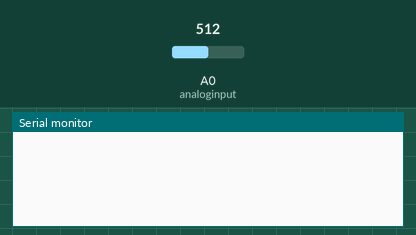
Simulated run of this sketch. Board: Arduino Leonardo, built with avr-gcc and run on an emulated ATmega32U4. Shown: the last lines printed to the serial monitor. The test bench sets the inputs (shaded band); at power-on: A0 (analoginput) = 512.

Above: at 1.2 s.
1.3 s: A0 (analoginput) set to 716
At 3.4 s:
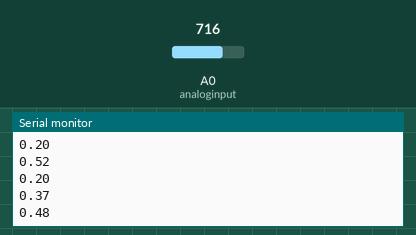
3.7 s: A0 (analoginput) set to 900
At 6.0 s:
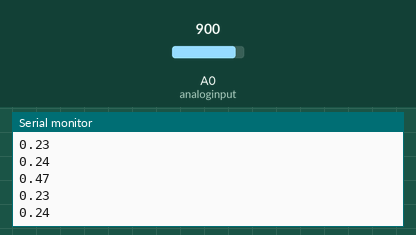
Timing chart, 0 to 7.5 s (numbered marks = the images above; inputs shaded):
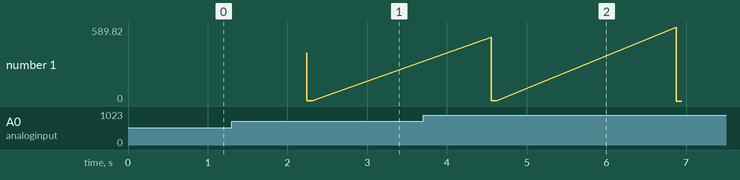

The sketch:

fftarduino.ino
```cpp
/* ----------------------- Inclusion of Own Headers ------------------------ */
#include "complex.h"
#include "fft.h"
/* ---------------------- Constants to Exit Functions ----------------------- */
#define SUCCEED 1 /* Succeeded ending in function execution */
#define FAIL 0 /* Failed ending in function execution */
/* ---------------------- Analysis in Frequency Domain ---------------------- */
#define FORWARD 1 /* Forward direction for FFT computation */
#define REVERSE 0 /* Reverse direction for FFT computation */
/********** Symbolic Constants ***********/
/* -------- Default Values for Iteration in Time & Frequency Domain --------- */
#define SAMPLES 256


static COMPLEX_T Signal[SAMPLES];
static COMPLEX_T Signal_FFT[SAMPLES];

const int analoginput = A0;
int entrada = 0;
bool rd = false; // lectura realizada
int counter = 0;

int dir = FORWARD;
int power;


void transmitir_datos(COMPLEX_T* Signal){

  for ( int i = 0; i < SAMPLES / 2; i++ ){
    Serial.println(cplx_Magnitude( Signal[i])/100000);
  }
}

void setup() {
  Serial.begin(9600); // serial init
  // setup interrupts
  cli();//stop interrupts
  TCCR4A = 0;
  TCCR4B = 0;
  TCNT4 = 0;
  OCR4A = 50 / 1;
  TCCR4B |= (1 << WGM12);
  TCCR4B |= (0 << CS42) | (1 << CS41) | (0 << CS40);
  TIMSK4 |= (1 << OCIE4A);
  sei();//allow interrupts

  power = Find_Power( SAMPLES );
}

void loop() {
  if(rd){
    Signal[counter].real = entrada/1;
    counter++;
    rd = false;
  }
  if(counter > 255){
    cli();//stop interrupts
    for(int j = 0; j<SAMPLES;j++){
      Signal_FFT[j] = Signal[j];
    }
  Compute_FFT( dir, power, Signal_FFT );
  transmitir_datos(Signal_FFT);
  counter = 0;
  sei();//allow interrupts
  }
}

// Timer Interrupt
ISR(TIMER4_COMPA_vect) {
  entrada = analogRead(analoginput);
//  Serial.println(entrada);
  rd = true;
}
```

complex.c
```cpp
/* Ruler 1         2         3         4         5         6         7        */

/********************************  complex.c  *********************************/
/*                                                                            */
/*   Purpose: Module to perform some basic operations with complex numbers    */
/*                                                                            */
/*   Origin:  Module tested and documented by jcgiraldo, since June 4th, 2013 */
/*                                                                            */
/*   Notes:   None                                                            */
/*                                                                            */
/*   DATE         RESPONSIBLE  COMMENT                                        */
/*   -----------------------------------------------------------------------  */
/*   Mar 01/2019  J.C.Giraldo  cplx_Divide was incorporated                   */
/*   Nov 07/2017  J.C.Giraldo  complex was changed to COMPLEX_T               */
/*   Nov 07/2017  J.C.Giraldo  cplx_Phase was incorporated                    */
/*   Nov 07/2017  J.C.Giraldo  cplx_Ratio was incorporated                    */
/*   Jun 05/2013  J.C.Giraldo  Initial implementation                         */
/*                                                                            */
/******************************************************************************/

/*********************** Directives of C Pre-processor ************************/

/************************** Conditional Compilation ***************************/

#define DEBUGGING                 /* Use directive when debugging some lines  */


/**************************** Symbolic  Constants *****************************/

/* ---------------------- Constants to Exit Functions ----------------------- */

#define SUCCEED              1    /* Succeeded ending in function execution   */
#define FAIL                 0    /* Failed    ending in function execution   */


/********************************** Headers ***********************************/

/* ------------------------ Inclusion of Std Headers ------------------------ */

#include <stdio.h>  /* Due to fprintf           */
#include <stdlib.h> /* Due to exit              */
#include <math.h>   /* Due to sqrt, atan2, fabs */

/* ----------------------- Inclusion of Other Headers ----------------------- */

#include "complex.h"


/*****************************  Public Functions  *****************************/

/* ---------------------------- Complex Numbers ----------------------------- */

/*FN****************************************************************************
*
*   COMPLEX_T cplx_Set( double real, double imag );
*
*   Return:          Initiates a complex number from real and imaginary numbers
*
*   Purpose:         Set values for real and imaginary components
*
*   Register of Revisions (Debugging Process):
*
*   DATE         RESPONSIBLE  COMMENT
*   ------------------------------------------------------------------------
*   Jun 04/2013  J.C.Giraldo  Initial implementation
*
*******************************************************************************/

COMPLEX_T
cplx_Set( double real, double imag )
{
COMPLEX_T tmp = { real, imag };

return tmp;

} /* cplx_Set */


/*FN****************************************************************************
*
*   double cplx_Get_Real( COMPLEX_T );
*
*   Purpose:         Return the real part of a complex number
*
*   Register of Revisions (Debugging Process):
*
*   DATE         RESPONSIBLE  COMMENT
*   ------------------------------------------------------------------------
*   Jun 04/2013  J.C.Giraldo  Initial implementation
*
*******************************************************************************/

double
cplx_Get_Real( COMPLEX_T a )
{
return a.real;

} /* cplx_Get_Real */


/*FN****************************************************************************
*
*   double cplx_Get_Imag( COMPLEX_T );
*
*   Purpose:         Return the imaginary part of a complex number
*
*   Register of Revisions (Debugging Process):
*
*   DATE         RESPONSIBLE  COMMENT
*   ------------------------------------------------------------------------
*   Jun 04/2013  J.C.Giraldo  Initial implementation
*
*******************************************************************************/

double
cplx_Get_Imag( COMPLEX_T a )
{
return a.imag;

} /* cplx_Get_Imag */


/*FN****************************************************************************
*
*   int cplx_Swap( COMPLEX_T *a, COMPLEX_T *b );
*
*   Return:          Nothing (result is passed by reference)
*
*   Purpose:         Exchange two complex numbers
*
*   Register of Revisions (Debugging Process):
*
*   DATE         RESPONSIBLE  COMMENT
*   ------------------------------------------------------------------------
*   Jun 04/2013  J.C.Giraldo  Initial implementation
*
*******************************************************************************/

int
cplx_Swap( COMPLEX_T *a, COMPLEX_T *b )
{
COMPLEX_T t;

t  = *a;
*a = *b;
*b =  t;

return SUCCEED;

} /* cplx_Swap */


/*FN****************************************************************************
*
*   COMPLEX_T cplx_Null();
*
*   Purpose:         Return a complex vector with zeros
*
*   Register of Revisions (Debugging Process):
*
*   DATE         RESPONSIBLE  COMMENT
*   ------------------------------------------------------------------------
*   Jun 04/2013  J.C.Giraldo  Initial implementation
*
*******************************************************************************/

COMPLEX_T
cplx_Null()
{
COMPLEX_T t = { 0.0, 0.0 };

return t;

} /* cplx_Null */


/*FN****************************************************************************
*
*   COMPLEX_T cplx_Multiply( COMPLEX_T a, COMPLEX_T b );
*
*   Purpose:         Return the product of two complex numbers
*
*   Note:            Temporal vble t is required in order to avoid changing
*                    result when computing
*
*   Register of Revisions (Debugging Process):
*
*   DATE         RESPONSIBLE  COMMENT
*   ------------------------------------------------------------------------
*   Jun 04/2013  J.C.Giraldo  Initial implementation
*
*******************************************************************************/

COMPLEX_T
cplx_Multiply( COMPLEX_T a, COMPLEX_T b )
{
COMPLEX_T t;

t.real = a.real * b.real - a.imag * b.imag;
t.imag = a.real * b.imag + a.imag * b.real;

return t;

} /* cplx_Multiply */


/*FN****************************************************************************
*
*   COMPLEX_T cplx_Divide( COMPLEX_T a, COMPLEX_T b );
*
*   Purpose:         Return the division of two complex numbers
*
*   Note:            Temporal vble t is required in order to avoid changing
*                    result when computing
*
*   Register of Revisions (Debugging Process):
*
*   DATE         RESPONSIBLE  COMMENT
*   ------------------------------------------------------------------------
*   Mar 01/2019  J.C.Giraldo  Initial implementation
*
*******************************************************************************/

COMPLEX_T
cplx_Divide( COMPLEX_T a, COMPLEX_T b )
{
COMPLEX_T t;
double divider = b.real * b.real + b.imag * b.imag;

if( b.real == 0.0 && b.imag == 0.0 ) {
	fprintf( stderr, "Division by 0 + 0i isn't allowed.\n" );
	exit( 0 );
}

t.real = ( a.real * b.real + a.imag * b.imag ) / divider;
t.imag = ( a.imag * b.real - a.real * b.imag ) / divider;

return t;

} /* cplx_Divide */


/*FN****************************************************************************
*
*   COMPLEX_T cplx_Subtract( COMPLEX_T a, COMPLEX_T b );
*
*   Purpose:         Return the subtraction of two complex numbers
*
*   Register of Revisions (Debugging Process):
*
*   DATE         RESPONSIBLE  COMMENT
*   ------------------------------------------------------------------------
*   Jun 04/2013  J.C.Giraldo  Initial implementation
*
*******************************************************************************/

COMPLEX_T
cplx_Subtract( COMPLEX_T a, COMPLEX_T b )
{
a.real -= b.real;
a.imag -= b.imag;

return a;

} /* cplx_Subtract */


/*FN****************************************************************************
*
*   COMPLEX_T cplx_Add( COMPLEX_T a, COMPLEX_T b );
*
*   Purpose:         Return the summation of two complex numbers
*
*   Register of Revisions (Debugging Process):
*
*   DATE         RESPONSIBLE  COMMENT
*   ------------------------------------------------------------------------
*   Jun 04/2013  J.C.Giraldo  Initial implementation
*
*******************************************************************************/

COMPLEX_T
cplx_Add( COMPLEX_T a, COMPLEX_T b )
{
a.real += b.real;
a.imag += b.imag;

return a;

} /* cplx_Add */


/*FN****************************************************************************
*
*   COMPLEX_T cplx_Scale( COMPLEX_T a, double factor );
*
*   Purpose: Return each component scaled a given factor
*
*   Register of Revisions (Debugging Process):
*
*   DATE         RESPONSIBLE  COMMENT
*   ------------------------------------------------------------------------
*   Mar 02/2019  J.C.Giraldo  Initial implementation
*
*******************************************************************************/

COMPLEX_T
cplx_Scale( COMPLEX_T a, double factor )
{
a.real *= factor, a.imag *= factor;

return a;

} /* cplx_Scale */


/*FN****************************************************************************
*
*   double cplx_Magnitude( COMPLEX_T a );
*
*   Purpose:         Return the magnitude of a complex number
*
*   Register of Revisions (Debugging Process):
*
*   DATE         RESPONSIBLE  COMMENT
*   ------------------------------------------------------------------------
*   Jun 05/2013  J.C.Giraldo  Initial implementation
*
*******************************************************************************/

double
cplx_Magnitude( COMPLEX_T a )
{
return sqrt( a.real * a.real + a.imag * a.imag );

} /* cplx_Magnitude */


/*FN****************************************************************************
*
*   double cplx_Phase( COMPLEX_T a );
*
*   Purpose:         Return the phase of a complex number
*
*   Register of Revisions (Debugging Process):
*
*   DATE         RESPONSIBLE  COMMENT
*   ------------------------------------------------------------------------
*   Nov 07/2017  J.C.Giraldo  Initial implementation
*
*******************************************************************************/

double
cplx_Phase( COMPLEX_T a )
{
return atan2( a.imag, a.real );

} /* cplx_Phase */


/*FN****************************************************************************
*
*   double cplx_Ratio( COMPLEX_T a, COMPLEX_T b );
*
*   Purpose:         Return the ratio of the real part of two complex numbers
*
*   Register of Revisions (Debugging Process):
*
*   DATE         RESPONSIBLE  COMMENT
*   ------------------------------------------------------------------------
*   Nov 07/2017  J.C.Giraldo  Initial implementation
*
*******************************************************************************/

double
cplx_Ratio( COMPLEX_T a, COMPLEX_T b )
{
return fabs( a.real / b.real );

} /* cplx_Ratio */
```

complex.h
```cpp
/* Ruler 1         2         3         4         5         6         7        */

/********************************  complex.h  *********************************/
/*                                                                            */
/*   Purpose: Header to operate complex numbers                               */
/*                                                                            */
/******************************************************************************/

#ifndef COMPLEX_H
#define COMPLEX_H

/************************** Definition of Data Types **************************/

/* ---------------------------- Complex Numbers ----------------------------- */
#ifdef __cplusplus
extern "C" {
#endif

typedef struct {
	double real; /* Real part of type complex number      */
	double imag; /* Imaginary part of type complex number */
} COMPLEX_T;


/************************** Prototypes of Functions ***************************/

/* ---------------------------- Public Functions ---------------------------- */

COMPLEX_T cplx_Set     ( double, double );
double    cplx_Get_Real( COMPLEX_T );
double    cplx_Get_Imag( COMPLEX_T );
int       cplx_Swap    ( COMPLEX_T *, COMPLEX_T * );

COMPLEX_T cplx_Null();
COMPLEX_T cplx_Multiply( COMPLEX_T, COMPLEX_T );
COMPLEX_T cplx_Divide  ( COMPLEX_T, COMPLEX_T );
COMPLEX_T cplx_Subtract( COMPLEX_T, COMPLEX_T );
COMPLEX_T cplx_Add     ( COMPLEX_T, COMPLEX_T );
COMPLEX_T cplx_Scale   ( COMPLEX_T, double );

double cplx_Magnitude  ( COMPLEX_T );
double cplx_Phase      ( COMPLEX_T );
double cplx_Ratio      ( COMPLEX_T, COMPLEX_T );

#ifdef __cplusplus
}
#endif

#endif /* COMPLEX_H */
```

fft.h
```cpp
/* Ruler 1         2         3         4         5         6         7        */

/**********************************  fft.h  ***********************************/
/*                                                                            */
/*   Purpose: Header to compute FFT                                           */
/*                                                                            */
/******************************************************************************/

#ifndef FFT_H
#define FFT_H


/********************************** Headers ***********************************/

/* ------------------------ Inclusion of Own Headers ------------------------ */

#include "complex.h"


/**************************** Symbolic  Constants *****************************/

/* ---------------------- Analysis in Frequency Domain ---------------------- */

#define FORWARD              1    /* Forward direction for FFT computation    */
#define REVERSE              0    /* Reverse direction for FFT computation    */


/************************** Prototypes of Functions ***************************/

/* ---------------------------- Public Functions ---------------------------- */
#ifdef __cplusplus
extern "C" {
#endif

void Compute_FFT( int, int, COMPLEX_T * );
int Find_Power( long );
void Compute_FFT_fsm( int, int, COMPLEX_T * );
#ifdef __cplusplus
}
#endif
#endif /* FFT_H */
```

Source omitted: fft.c (8659 bytes)

Measured:
- after the input at 1.3 s, the serial monitor: prints a new line after 0.94 s (image 1)
- after the input at 3.7 s, the serial monitor: prints a new line after 0.86 s (image 2)
